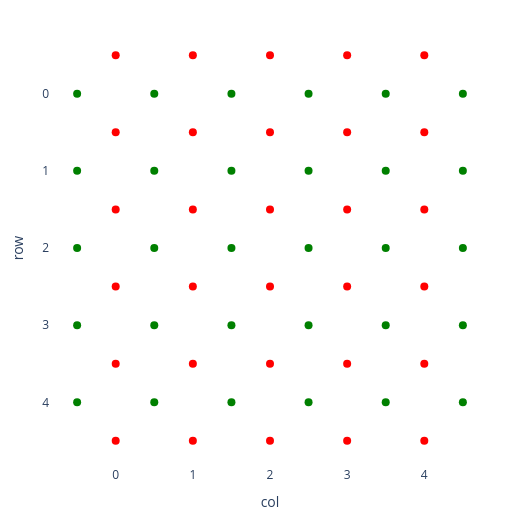
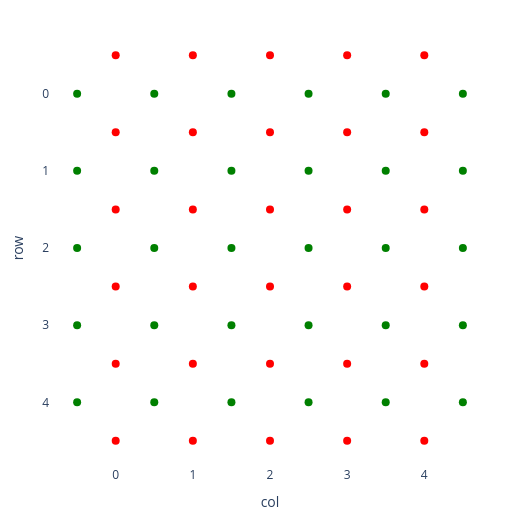

The cell these charts' notebook holds for them, in order:
### Code cell
game_state.visualize()

### Figure 1 — Plotly figure (JSON) as saved in the notebook; plotly's stock layout.template omitted (floating-point values rounded to 4 significant figures)
{"data": [{"hoverinfo": "skip", "marker": {"color": "green", "size": 8}, "mode": "markers", "showlegend": false, "type": "scatter", "x": [0, 0, 0, 0, 0, 1, 1, 1, 1, 1, 2, 2, 2, 2, 2, 3, 3, 3, 3, 3, 4, 4, 4, 4, 4, 5, 5, 5, 5, 5], "y": [0.5, 1.5, 2.5, 3.5, 4.5, 0.5, 1.5, 2.5, 3.5, 4.5, 0.5, 1.5, 2.5, 3.5, 4.5, 0.5, 1.5, 2.5, 3.5, 4.5, 0.5, 1.5, 2.5, 3.5, 4.5, 0.5, 1.5, 2.5, 3.5, 4.5]}, {"hoverinfo": "skip", "marker": {"color": "red", "size": 8}, "mode": "markers", "showlegend": false, "type": "scatter", "x": [0.5, 1.5, 2.5, 3.5, 4.5, 0.5, 1.5, 2.5, 3.5, 4.5, 0.5, 1.5, 2.5, 3.5, 4.5, 0.5, 1.5, 2.5, 3.5, 4.5, 0.5, 1.5, 2.5, 3.5, 4.5, 0.5, 1.5, 2.5, 3.5, 4.5], "y": [0, 0, 0, 0, 0, 1, 1, 1, 1, 1, 2, 2, 2, 2, 2, 3, 3, 3, 3, 3, 4, 4, 4, 4, 4, 5, 5, 5, 5, 5]}], "layout": {"height": 520, "margin": {"b": 50, "l": 50, "r": 30, "t": 30}, "plot_bgcolor": "white", "width": 520, "xaxis": {"range": [-0.3, 5.3], "scaleanchor": "y", "tickmode": "array", "ticktext": ["0", "1", "2", "3", "4"], "tickvals": [0.5, 1.5, 2.5, 3.5, 4.5], "title": {"text": "col"}}, "yaxis": {"autorange": false, "range": [5.3, -0.3], "tickmode": "array", "ticktext": ["0", "1", "2", "3", "4"], "tickvals": [0.5, 1.5, 2.5, 3.5, 4.5], "title": {"text": "row"}}}}

### Figure 2 — Plotly figure (JSON) as saved in the notebook; plotly's stock layout.template omitted (floating-point values rounded to 4 significant figures)
{"data": [{"hoverinfo": "skip", "marker": {"color": "green", "size": 8}, "mode": "markers", "showlegend": false, "type": "scatter", "x": [0, 0, 0, 0, 0, 1, 1, 1, 1, 1, 2, 2, 2, 2, 2, 3, 3, 3, 3, 3, 4, 4, 4, 4, 4, 5, 5, 5, 5, 5], "y": [0.5, 1.5, 2.5, 3.5, 4.5, 0.5, 1.5, 2.5, 3.5, 4.5, 0.5, 1.5, 2.5, 3.5, 4.5, 0.5, 1.5, 2.5, 3.5, 4.5, 0.5, 1.5, 2.5, 3.5, 4.5, 0.5, 1.5, 2.5, 3.5, 4.5]}, {"hoverinfo": "skip", "marker": {"color": "red", "size": 8}, "mode": "markers", "showlegend": false, "type": "scatter", "x": [0.5, 1.5, 2.5, 3.5, 4.5, 0.5, 1.5, 2.5, 3.5, 4.5, 0.5, 1.5, 2.5, 3.5, 4.5, 0.5, 1.5, 2.5, 3.5, 4.5, 0.5, 1.5, 2.5, 3.5, 4.5, 0.5, 1.5, 2.5, 3.5, 4.5], "y": [0, 0, 0, 0, 0, 1, 1, 1, 1, 1, 2, 2, 2, 2, 2, 3, 3, 3, 3, 3, 4, 4, 4, 4, 4, 5, 5, 5, 5, 5]}], "layout": {"height": 520, "margin": {"b": 50, "l": 50, "r": 30, "t": 30}, "plot_bgcolor": "white", "width": 520, "xaxis": {"range": [-0.3, 5.3], "scaleanchor": "y", "tickmode": "array", "ticktext": ["0", "1", "2", "3", "4"], "tickvals": [0.5, 1.5, 2.5, 3.5, 4.5], "title": {"text": "col"}}, "yaxis": {"autorange": false, "range": [5.3, -0.3], "tickmode": "array", "ticktext": ["0", "1", "2", "3", "4"], "tickvals": [0.5, 1.5, 2.5, 3.5, 4.5], "title": {"text": "row"}}}}
